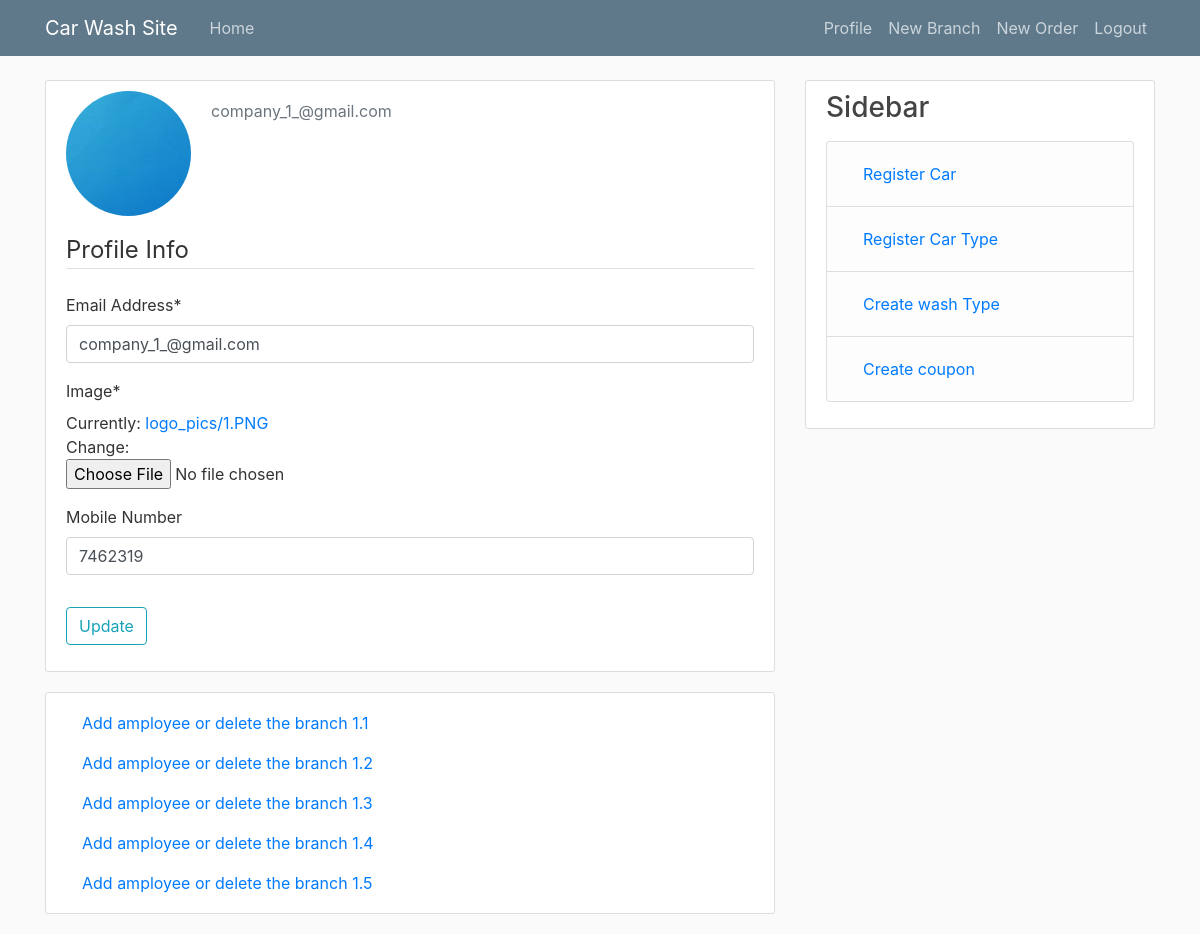
Before: /company/profile/ (signed in) with the older database file.
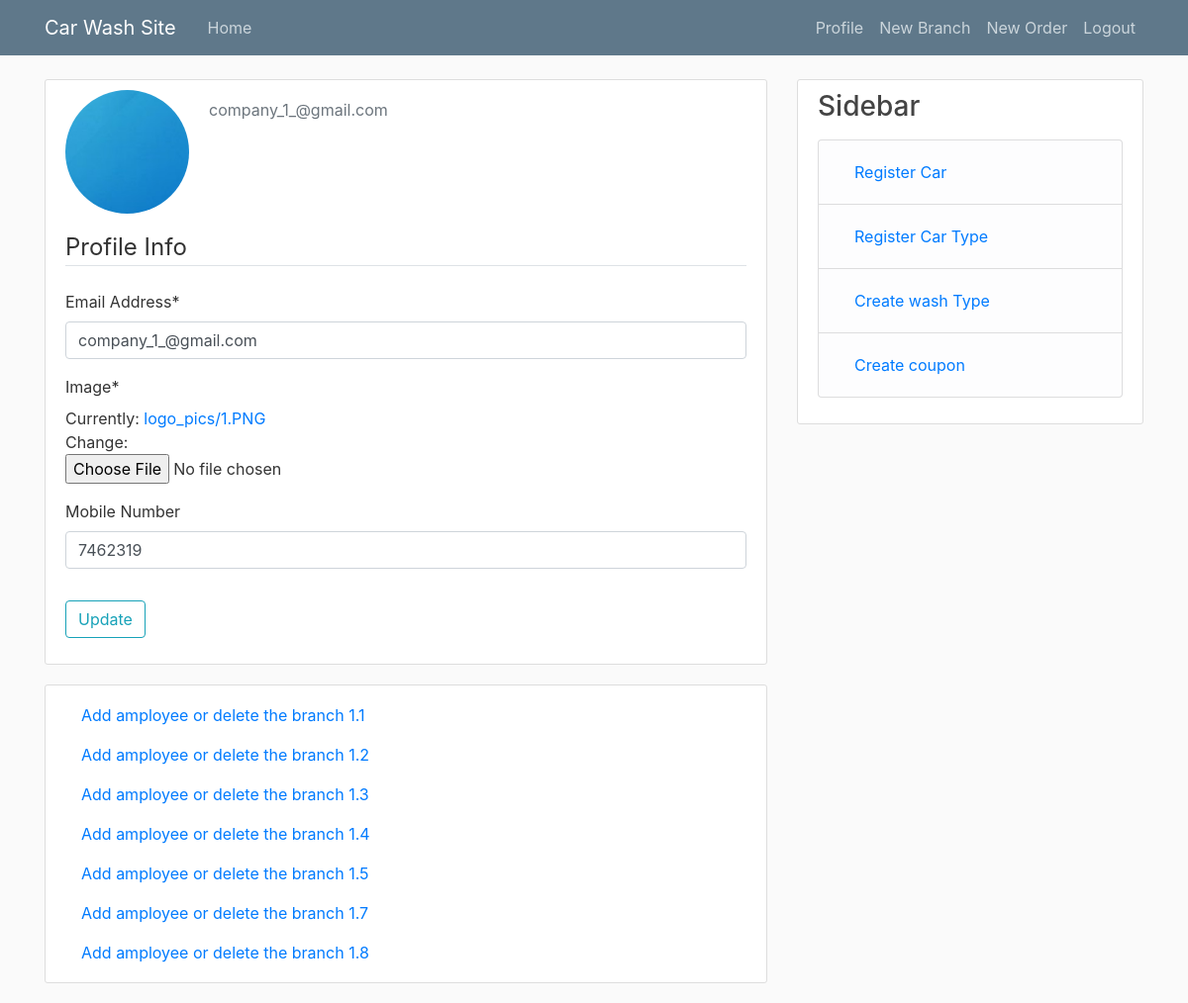
After: the same page with the newer database file.
### car_wash_app/models.py (models this page shows, shortened)
class Branch(models.Model):
    company = models.ForeignKey(
        CompanyProfile,
        on_delete=models.CASCADE,
        verbose_name=_("Company"),
        related_name="branch",
    )
    title = models.CharField(max_length=255, verbose_name=_('Branch'))
    location = models.OneToOneField(Location, on_delete=models.PROTECT, verbose_name=_("Location"))
    description = models.TextField(verbose_name=_("Description"))
    image = models.ImageField(null=True, blank=True, upload_to="pictures", verbose_name=_("Image"))
    class Meta:
        verbose_name = _('Branch')
        verbose_name_plural = _('Branches')

### car_wash_app/views.py (the view, shortened to what this page needs)
# urls.py: path("company/profile/", user_views.profile, name="profile"),
@login_required
def profile(request: WSGIRequest) -> HttpResponse:
    company = request.user.company
    branches = company.branch.all()
    user_update_form = UserUpdateForm(instance=request.user)
    profile_update_form = ProfileUpdateForm(instance=request.user.company)
    context = {
        "user_update_form": user_update_form,
        "profile_update_form": profile_update_form,
        "branches": branches,
    }
    return render(request, "car_wash_app/profile.html", context)

### car_wash_app/forms.py
class UserUpdateForm(forms.ModelForm):
    class Meta:
        model = User
        fields = ["email"]

class ProfileUpdateForm(forms.ModelForm):
    class Meta:
        model = CompanyProfile
        fields = ["image", "mobile_number"]

### car_wash_app/templates/car_wash_app/profile.html (shortened to what this page needs)
{% extends "car_wash_app/base.html" %}
{% load crispy_forms_tags %}
{% block content %}
  <div class="content-section">
    <div class="media">
      <img class="rounded-circle account-img" src="{{user.company.image.url}}">
      <div class="media-body">
        <p class="text-secondary">{{ user.email }}</p>
      </div>
    </div>
    <form method = "POST", enctype="multipart/form-data">
      <fieldset class = "form-group">
          <legend class = "border-bottom mb-4"> Profile Info</legend>
          {{user_update_form|crispy}}
          {{profile_update_form|crispy}}
      </fieldset>
      <div class = "form-group">
          <button class = "btn btn-outline-info" type = "submit"> Update </button>
      </div>
    </form>
  </div>
  <div class="content-section">
    {% for branch in branches %}
     <a class="nav-item nav-link" href="{% url 'employee-register' branch.id %}"> Add amployee or delete the {{branch.title}}</a>
    {% endfor %}
  </div>
{% endblock content%}

Changed rows visible on the page:
added Branch: title "branch 1.7"
added Branch: title "branch 1.8"
